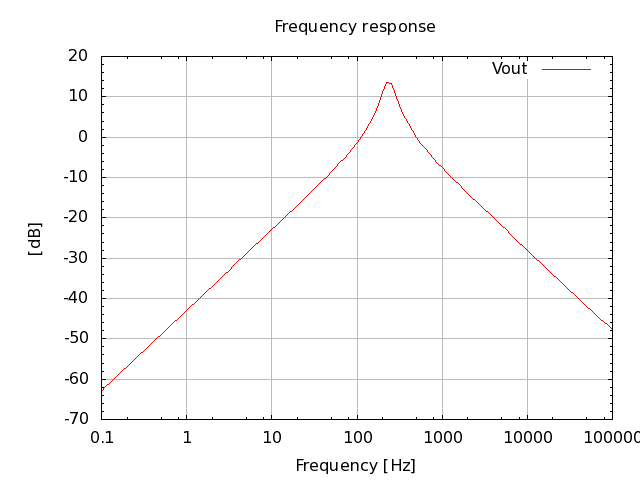

The script that saved this image:
# setup terminal
set term png

# setup graph
set output "26.007.00.52.02.png"
set title "Frequency response"

# setup Y-axis
set grid ytics lt 1 lw 1 lc rgb "#bbbbbb"
set mytics
set ylabel "[dB]"

#setup X-axis
set logscale x 10
set grid xtics lt 1 lw 1 lc rgb "#bbbbbb"
set xlabel "Frequency [Hz]"

# setup plot style
set style data lines
plot '26.007.00.52.02.dat' using 1:2 title "Vout"

# set output back to default
set output

# reset terminal type
set terminal pop
